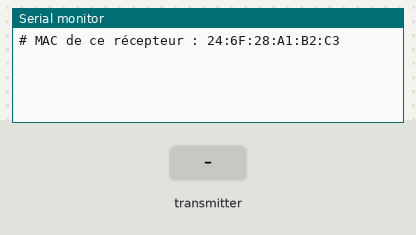
Bench run of a sketch on a simulated ESP32. On the bench: the last lines printed to the serial monitor. The test bench sets the inputs (shaded band).

Above: at 1.5 s.
1.6 s: the transmitter starts sending counter = 0
At 1.91 s:
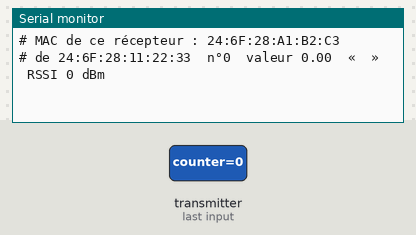
3.6 s: the transmitter starts sending value = 25
At 3.91 s:
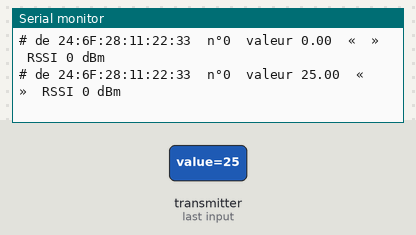
5.1 s: the transmitter starts sending text = 0
At 5.41 s:
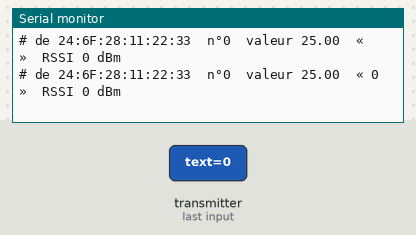
6.6 s: the transmitter starts sending counter = 1024
At 6.91 s:
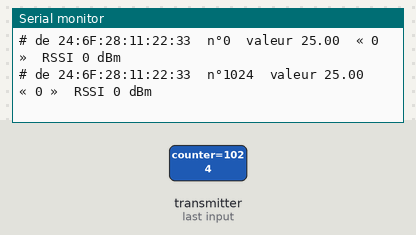
8.1 s: the transmitter starts sending value = 0
At 8.41 s:
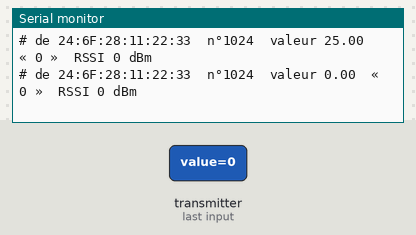
9.6 s: the transmitter starts sending text = 1
At 9.91 s:
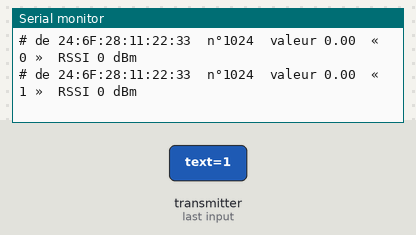

Measured:
- after the input at 1.6 s, the serial monitor: prints a new line at once (image 1)
- after the input at 3.6 s, the serial monitor: prints a new line at once (image 2)
- after the input at 5.1 s, the serial monitor: prints a new line at once (image 3)
- after the input at 6.6 s, the serial monitor: prints a new line at once (image 4)
- after the input at 8.1 s, the serial monitor: prints a new line at once (image 5)
- after the input at 9.6 s, the serial monitor: prints a new line at once (image 6)

The sketch:

classic_espnow_receiver.ino
```cpp
// ESP32 LAB — ESP-NOW récepteur : affiche son adresse MAC puis les messages reçus
#include <Arduino.h>
#include <WiFi.h>
#include <esp_now.h>

typedef struct {
  uint32_t counter;
  float value;
  char text[32];
} message_t;

void onReceive(const esp_now_recv_info_t *info, const uint8_t *data, int len) {
  if (len != sizeof(message_t)) return;
  message_t m;
  memcpy(&m, data, sizeof(m));
  const uint8_t *s = info->src_addr;
  Serial.printf("# de %02X:%02X:%02X:%02X:%02X:%02X  n°%lu  valeur %.2f  « %s »  RSSI %d dBm\n",
                s[0], s[1], s[2], s[3], s[4], s[5], (unsigned long)m.counter, m.value, m.text, info->rx_ctrl->rssi);
}

void setup() {
  Serial.begin(115200);
  delay(300);
  WiFi.mode(WIFI_STA);
  Serial.printf("\n# MAC de ce récepteur : %s\n", WiFi.macAddress().c_str());
  if (esp_now_init() != ESP_OK) { Serial.println(F("# esp_now_init a échoué")); return; }
  esp_now_register_recv_cb(onReceive);
}

void loop() {
  delay(1000);
}
```
